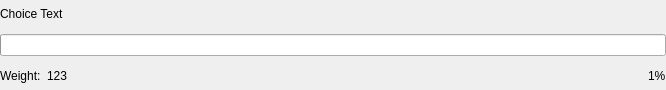
<?xml version="1.0" encoding="UTF-8"?>
<ui version="4.0">
 <class>PollResultChoiceItem</class>
 <widget class="QWidget" name="PollResultChoiceItem">
  <property name="geometry">
   <rect>
    <x>0</x>
    <y>0</y>
    <width>666</width>
    <height>90</height>
   </rect>
  </property>
  <property name="windowTitle">
   <string>Form</string>
  </property>
  <layout class="QVBoxLayout" name="resultChoiceLayout">
   <property name="leftMargin">
    <number>0</number>
   </property>
   <property name="topMargin">
    <number>0</number>
   </property>
   <property name="rightMargin">
    <number>0</number>
   </property>
   <property name="bottomMargin">
    <number>0</number>
   </property>
   <item>
    <widget class="QLabel" name="choiceLabel">
     <property name="text">
      <string notr="true">Choice Text</string>
     </property>
     <property name="textFormat">
      <enum>Qt::PlainText</enum>
     </property>
     <property name="wordWrap">
      <bool>true</bool>
     </property>
     <property name="textInteractionFlags">
      <set>Qt::TextSelectableByMouse</set>
     </property>
    </widget>
   </item>
   <item>
    <widget class="QProgressBar" name="weightBar">
     <property name="maximum">
      <number>1000</number>
     </property>
     <property name="textVisible">
      <bool>false</bool>
     </property>
     <property name="invertedAppearance">
      <bool>false</bool>
     </property>
    </widget>
   </item>
   <item>
    <layout class="QHBoxLayout" name="horizontalLayout">
     <item>
      <widget class="QLabel" name="weightTextLabel">
       <property name="text">
        <string>Weight:</string>
       </property>
      </widget>
     </item>
     <item>
      <widget class="QLabel" name="weightLabel">
       <property name="text">
        <string notr="true">123</string>
       </property>
       <property name="textInteractionFlags">
        <set>Qt::TextSelectableByMouse</set>
       </property>
      </widget>
     </item>
     <item>
      <spacer name="horizontalSpacer">
       <property name="orientation">
        <enum>Qt::Horizontal</enum>
       </property>
       <property name="sizeHint" stdset="0">
        <size>
         <width>40</width>
         <height>20</height>
        </size>
       </property>
      </spacer>
     </item>
     <item>
      <widget class="QLabel" name="percentageLabel">
       <property name="text">
        <string notr="true">1%</string>
       </property>
       <property name="textInteractionFlags">
        <set>Qt::TextSelectableByMouse</set>
       </property>
      </widget>
     </item>
    </layout>
   </item>
  </layout>
 </widget>
 <resources/>
 <connections/>
</ui>
